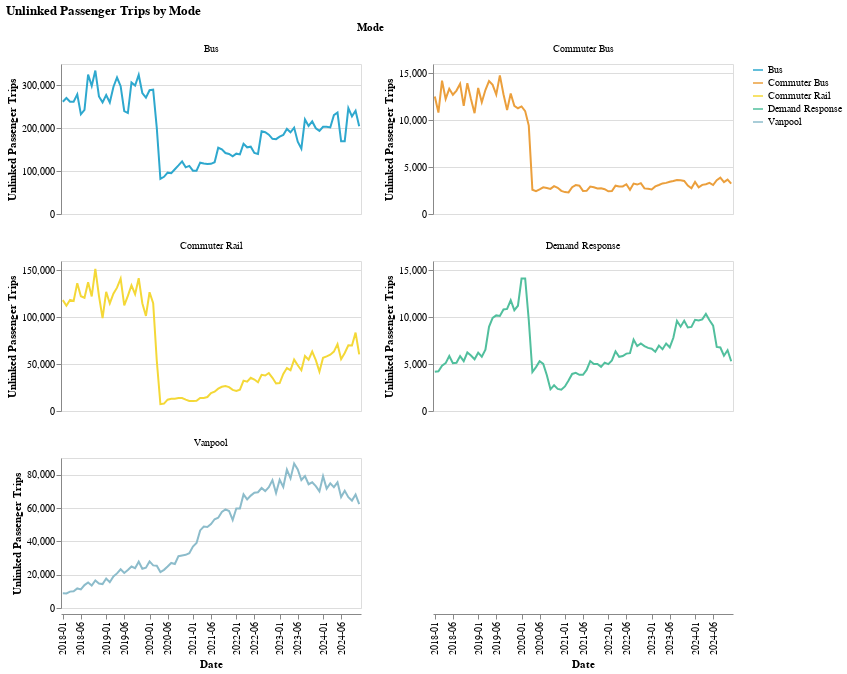

The code cell stored with this chart in its notebook:
### Markdown cell above
### Transit Mode

### Code cell
make_line_chart(by_mode_long, y_col = "upt", color_col = "Mode")

### Figure 1 — Vega-Lite specification as saved in the notebook (floating-point values rounded to 4 significant figures; data arrays with more than 128 entries replaced by an {"elided": "..."} marker saying what was removed)
{"config": {"view": {"continuousWidth": 300, "continuousHeight": 300}}, "data": {"name": "data-181c02dc7b77f65b4ba6f9b3262b879c"}, "facet": {"field": "Mode", "type": "nominal"}, "spec": {"mark": {"type": "line"}, "encoding": {"color": {"field": "Mode", "scale": {"range": ["#2EA8CE", "#EB9F3C", "#F4D837", "#51BF9D", "#8CBCCB", "#9487C0", "#136C97", "#E16B26", "#F6BF16", "#00896B", "#7790A3", "#5B559C"]}, "title": "", "type": "nominal"}, "tooltip": [{"field": "period_year_month", "type": "nominal"}, {"field": "upt", "type": "quantitative"}, {"field": "Mode", "type": "nominal"}, {"field": "RTPA", "type": "nominal"}], "x": {"axis": {"values": ["2018-01", "2018-06", "2019-01", "2019-06", "2020-01", "2020-06", "2021-01", "2021-06", "2022-01", "2022-06", "2023-01", "2023-06", "2024-01", "2024-06"]}, "field": "period_year_month", "title": "Date", "type": "ordinal"}, "y": {"field": "upt", "title": "Unlinked Passenger Trips", "type": "quantitative"}}, "height": 150, "name": "view_5", "width": 300}, "columns": 2, "params": [{"name": "param_6", "select": {"type": "interval", "encodings": ["x", "y"]}, "bind": "scales", "views": ["view_5"]}], "resolve": {"scale": {"y": "independent"}}, "title": "Unlinked Passenger Trips by Mode", "$schema": "https://vega.github.io/schema/vega-lite/v5.17.0.json", "datasets": {"data-181c02dc7b77f65b4ba6f9b3262b879c": {"elided": "415 records"}}}
